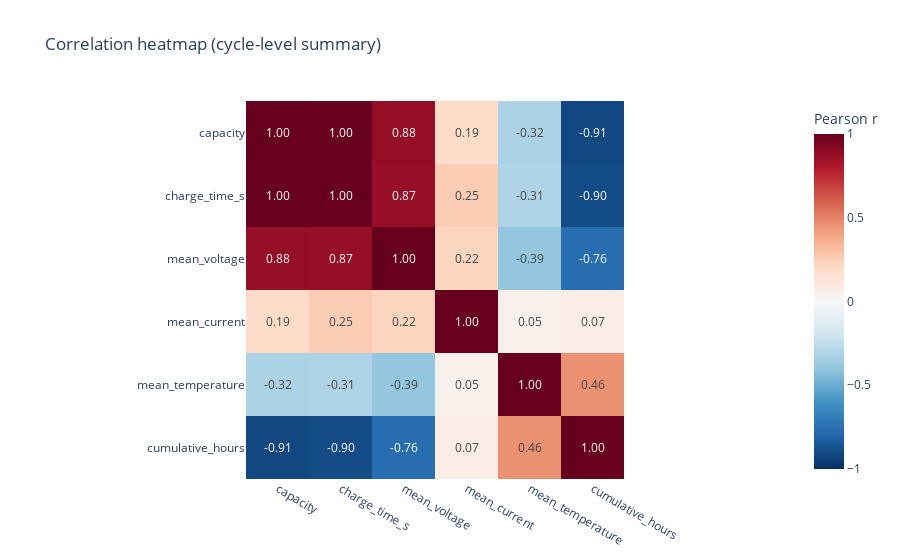

The cell this chart's notebook holds for it:
### Markdown cell above
### 3.4 Feature Correlations
Pearson correlations over cycle-level summaries identify dominant linear relationships, guiding feature selection for downstream models.

### Code cell
numeric_cols = ['capacity', 'charge_time_s', 'mean_voltage', 'mean_current', 'mean_temperature', 'cumulative_hours']
corr_matrix = cycle_summary[numeric_cols].corr(method='pearson')
fig_corr = px.imshow(
    corr_matrix,
    text_auto='.2f',
    color_continuous_scale='RdBu_r',
    zmin=-1,
    zmax=1,
    title='Correlation heatmap (cycle-level summary)'
)
fig_corr.update_layout(coloraxis_colorbar=dict(title='Pearson r'))
fig_corr

### Figure 1 — Plotly figure (JSON) as saved in the notebook; plotly's stock layout.template omitted (floating-point values rounded to 4 significant figures)
{"data": [{"coloraxis": "coloraxis", "hovertemplate": "x: %{x}<br>y: %{y}<br>color: %{z}<extra></extra>", "name": "0", "texttemplate": "%{z:.2f}", "type": "heatmap", "x": ["capacity", "charge_time_s", "mean_voltage", "mean_current", "mean_temperature", "cumulative_hours"], "xaxis": "x", "y": ["capacity", "charge_time_s", "mean_voltage", "mean_current", "mean_temperature", "cumulative_hours"], "yaxis": "y", "z": [[1.0, 0.9975, 0.8796, 0.1866, -0.3168, -0.9114], [0.9975, 1.0, 0.8733, 0.251, -0.3113, -0.8962], [0.8796, 0.8733, 1.0, 0.2219, -0.3936, -0.7629], [0.1866, 0.251, 0.2219, 1.0, 0.04992, 0.07181], [-0.3168, -0.3113, -0.3936, 0.04992, 1.0, 0.4555], [-0.9114, -0.8962, -0.7629, 0.07181, 0.4555, 1.0]]}], "layout": {"coloraxis": {"cmax": 1, "cmin": -1, "colorbar": {"title": {"text": "Pearson r"}}, "colorscale": [[0, "rgb(5,48,97)"], [0.1, "rgb(33,102,172)"], [0.2, "rgb(67,147,195)"], [0.3, "rgb(146,197,222)"], [0.4, "rgb(209,229,240)"], [0.5, "rgb(247,247,247)"], [0.6, "rgb(253,219,199)"], [0.7, "rgb(244,165,130)"], [0.8, "rgb(214,96,77)"], [0.9, "rgb(178,24,43)"], [1, "rgb(103,0,31)"]]}, "title": {"text": "Correlation heatmap (cycle-level summary)"}, "xaxis": {"anchor": "y", "constrain": "domain", "domain": [0, 1], "scaleanchor": "y"}, "yaxis": {"anchor": "x", "autorange": "reversed", "constrain": "domain", "domain": [0, 1]}}}
